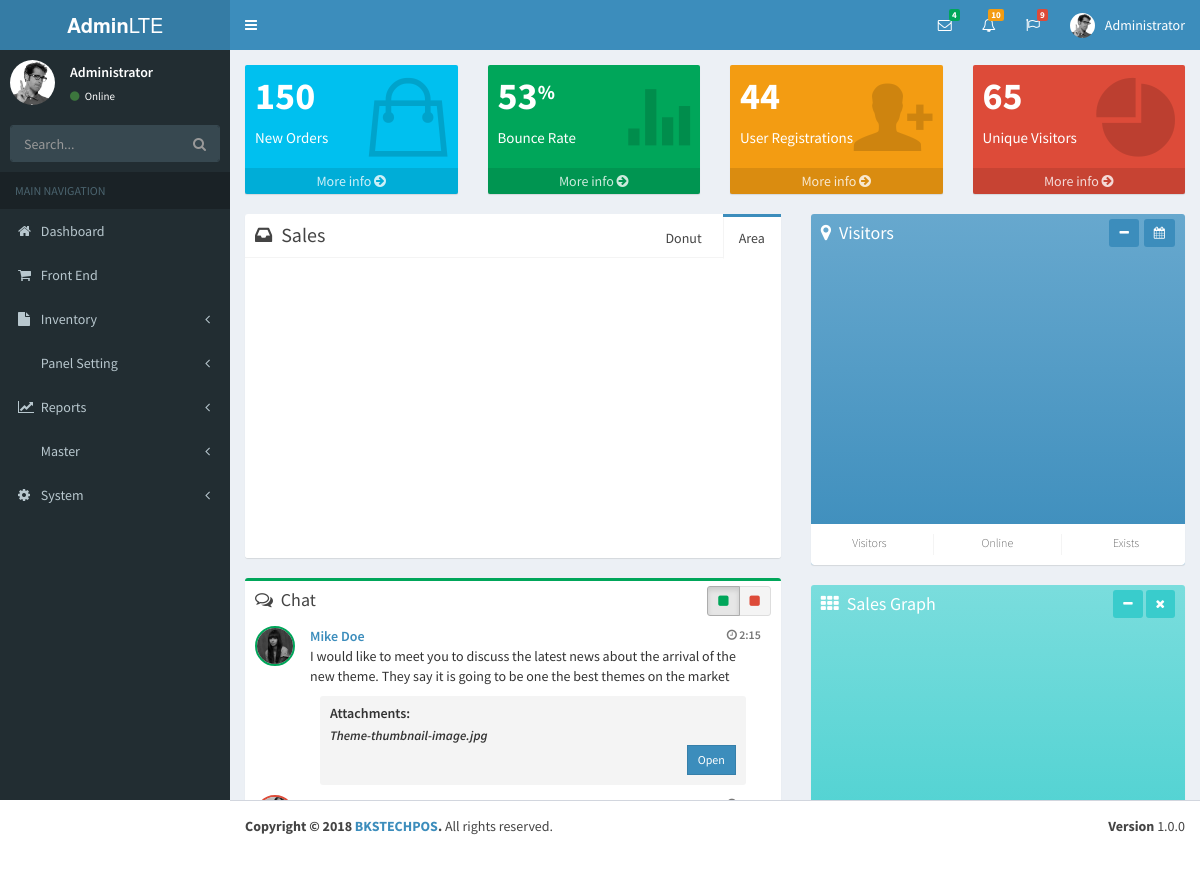
The app's page /pages/dashboard (signed in) with its own data.
### tables this page shows
CREATE TABLE IF NOT EXISTS `m01_menusystem` (
  `ID` int(11) unsigned NOT NULL AUTO_INCREMENT,
  `Description` varchar(50) NOT NULL,
  `ParentID` int(11) NOT NULL,
  `IconCode` varchar(225) NOT NULL,
  `LinkPage` varchar(225) NOT NULL,
  PRIMARY KEY (`ID`)
);

### pages/dashboard/header.php (shortened to what this page needs)
<?php session_start();
$nama=$_SESSION['nama'];
$gid=$_SESSION['gid'];
?>
<!DOCTYPE html>
<html>
<head>
  <link rel="stylesheet" href="bower_components/bootstrap/dist/css/bootstrap.min.css">
  <link rel="stylesheet" href="bower_components/font-awesome/css/font-awesome.min.css">
  <link rel="stylesheet" href="bower_components/Ionicons/css/ionicons.min.css">
  <link rel="stylesheet" href="dist/css/AdminLTE.min.css">
  <link rel="stylesheet" href="dist/css/skins/_all-skins.min.css">
  <link rel="stylesheet" href="bower_components/morris.js/morris.css">
  <link rel="stylesheet" href="bower_components/jvectormap/jquery-jvectormap.css">
  <link rel="stylesheet" href="bower_components/bootstrap-datepicker/dist/css/bootstrap-datepicker.min.css">
  <link rel="stylesheet" href="bower_components/bootstrap-daterangepicker/daterangepicker.css">
  <link rel="stylesheet" href="plugins/bootstrap-wysihtml5/bootstrap3-wysihtml5.min.css">
</head>
<body class="hold-transition skin-blue sidebar-mini">
<div class="wrapper">
  <header class="main-header">
    <a href="index2.html" class="logo">
      <span class="logo-lg"><b>Admin</b>LTE</span>
    </a>
    <nav class="navbar navbar-static-top">
      <a href="#" class="sidebar-toggle" data-toggle="push-menu" role="button">
      </a>
      <div class="navbar-custom-menu">
        <ul class="nav navbar-nav">
          <li class="dropdown messages-menu">
            <a href="#" class="dropdown-toggle" data-toggle="dropdown">
              <i class="fa fa-envelope-o"></i>
              <span class="label label-success">4</span>
            </a>
          </li>
          <li class="dropdown notifications-menu">
            <a href="#" class="dropdown-toggle" data-toggle="dropdown">
              <i class="fa fa-bell-o"></i>
              <span class="label label-warning">10</span>
            </a>
          </li>
          <li class="dropdown tasks-menu">
            <a href="#" class="dropdown-toggle" data-toggle="dropdown">
              <i class="fa fa-flag-o"></i>
              <span class="label label-danger">9</span>
            </a>
          </li>
          <li class="dropdown user user-menu">
            <a href="#" class="dropdown-toggle" data-toggle="dropdown">
              <img src="dist/img/user2-160x160.jpg" class="user-image" alt="User Image">
              <span class="hidden-xs"><?php echo $nama; ?></span>
            </a>
          </li>
        </ul>
      </div>
    </nav>
  </header>
  <aside class="main-sidebar">
    <section class="sidebar">
      <div class="user-panel">
        <div class="pull-left image">
          <img src="dist/img/user2-160x160.jpg" class="img-circle" alt="User Image">
        </div>
        <div class="pull-left info">
          <p><?php echo $nama; ?></p>
          <a href="#"><i class="fa fa-circle text-success"></i> Online</a>
        </div>
      </div>
      <form action="#" method="get" class="sidebar-form">
        <div class="input-group">
          <input type="text" name="q" class="form-control" placeholder="Search...">
          <span class="input-group-btn">
                <button type="submit" name="search" id="search-btn" class="btn btn-flat"><i class="fa fa-search"></i>
                </button>
              </span>
        </div>
      </form>
      <ul class="sidebar-menu" data-widget="tree">
        <li class="header">MAIN NAVIGATION</li>
        <?php
include "../../function/db.php";
$ambilmenu=mysqli_query($db,"SELECT * FROM m01_MenuSystem where ParentID='0'");
while($menu=mysqli_fetch_array($ambilmenu)){
    ?>
        <li  <?php $prvl=mysqli_fetch_array(mysqli_query($db,"SELECT * from m01_GroupPrivileges where MenuID=$menu[ID] AND GroupID=$gid")); if ($prvl[Permission]!='1') { $hidden="hidden='hidden'"; }else{$hidden="";} echo $hidden; if($menu[LinkPage]=='#'){ echo "class='treeview'";} ?> >
          <a   href="<?php echo $menu[LinkPage]; ?>">
            <i class="<?php echo $menu[IconCode];?>"></i> <span><?php echo $menu[Description]; if($menu[LinkPage]=='#'){?></span>
            <span class="pull-right-container">
              <i class="fa fa-angle-left pull-right"></i>
            </span>
          </a>
          <?php }  else {echo '</span></a>';} ?>
        </li>
        <?php  } ?>
      </ul>
    </section>
  </aside>

### records on screen
m01_menusystem: Description "Dashboard"
m01_menusystem: Description "Front End"
m01_menusystem: Description "Inventory", LinkPage "#" (drawn)
m01_menusystem: Description "Panel Setting", LinkPage "#" (drawn)
m01_menusystem: Description "Reports", LinkPage "#" (drawn)
m01_menusystem: Description "Master", LinkPage "#" (drawn)
m01_menusystem: Description "System"

### other values on screen
$nama "Administrator"
